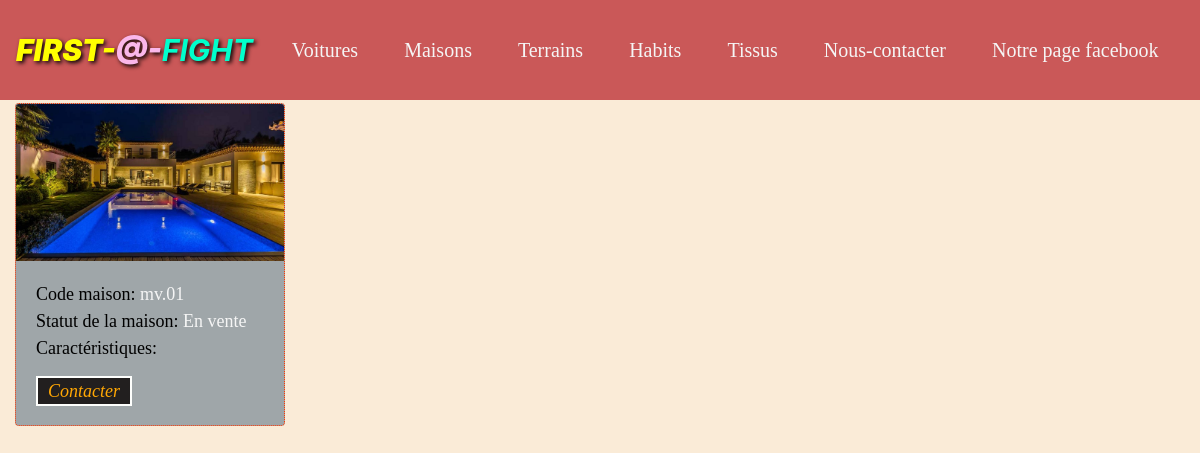
The page /maison/ on the database its author committed.
### services/models.py (models this page shows, shortened)
class Maison(models.Model):
    image = models.ImageField(upload_to='images', blank=True, default='')
    code = models.CharField(max_length=30)
    statut = models.CharField(max_length=30)
    caracteristique = models.CharField(max_length=450, default="")
    class Meta:
        verbose_name = ("Maison")
        verbose_name_plural = ("Maisons")

### services/views.py (the view)
# urls.py: path('maison/', views.liste_maison, name='maison'),
def liste_maison(request, *args, **kwargs):
   maison = Maison.objects.all()
   context = {
      'maison':maison
   }
   return render(request, 'services/maison.html', context)

### templates/services/maison.html
{% extends 'base.html' %}
        {% block content %}
            <div class="row">
                {% for maison in maison %}
                <div class="col-sm-12 col-md-12 col-lg-3">
                  <div class="card">
                        {% if maison.image %}
                        <img class="card-img-top" src="{{ maison.image.url }}" alt="image {{ maison.code}}">
                        {% else %}
                            <h4>Pas d'image</h4>
                        {% endif %}
                        <div class="card-body">
                          <p class="card-text">
                            <strong style="color: black; text-transform: none; font-size: large; font-weight: normal">Code maison:</strong> {{ maison.code }} <br>
                            <strong style="color: black; text-transform: none; font-size: large; font-weight: normal">Statut de la maison:</strong> {{ maison.statut }} <br>
                            <strong style="color: black; text-transform: capitalize; font-size: large; font-weight: normal">Caractéristiques:</strong> {{ maison.caracteristique }} </p>
                          <a href="{% url 'services:contacter' %}" class="contacter">Contacter</a>
                        </div>
                      </div>
                </div>
                {% endfor %}
            </div>
        {% endblock %}

### templates/base.html (style rules this page uses)
body { background-color: antiquewhite; }
.card-text { font-family: Cambria; font-size: 18px; }
.card { background-color: rgb(159, 166, 169); margin-top: 1%; margin-bottom: 3%; color: whitesmoke; border: dotted 1px rgb(255, 55, 0); }
.contacter { background-color: rgb(34, 31, 31); border: solid rgb(254, 255, 253) 2px; color: rgb(255, 167, 4); padding: 3px 10px; font-family: Cambria; font-size:large; font-style: italic; }
.card-img-top { height: auto; }

### rows shown on the page
Maison: image (picture), code "mv.01", statut "En vente"
